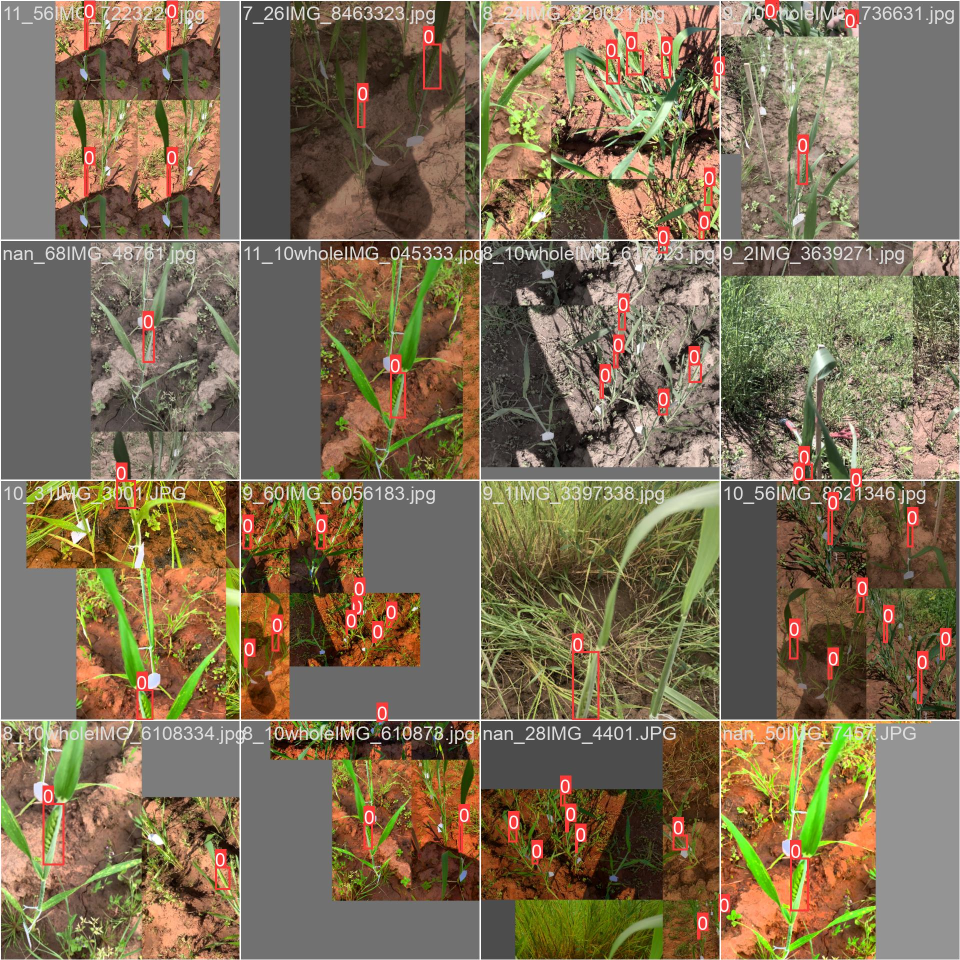
#> input picture detection_weight/train_batch0.jpg, 1920 x 1920 px (shown at 1/2 size); its folder holds only this picture in this run
$ python -i gmc.py   (imports and definitions only)
#> lines starting #> are read from the running program, lines starting #| are printed output that depends on the picture
### ultralytics_YX/utils/__init__.py
# Ultralytics YOLO 🚀, AGPL-3.0 license

import contextlib
import inspect
import logging.config
import os
import platform
import re
import subprocess
import sys
import threading
import time
import urllib
import uuid
from pathlib import Path
from types import SimpleNamespace
from typing import Union

import cv2
import matplotlib.pyplot as plt
import numpy as np
import torch
import yaml
from tqdm import tqdm as tqdm_original

from ultralytics_YX import __version__

# PyTorch Multi-GPU DDP Constants
RANK = int(os.getenv("RANK", -1))
LOCAL_RANK = int(os.getenv("LOCAL_RANK", -1))  # https://pytorch.org/docs/stable/elastic/run.html

# Other Constants
FILE = Path(__file__).resolve()
ROOT = FILE.parents[1]  # YOLO
ASSETS = ROOT / "assets"  # default images
DEFAULT_CFG_PATH = ROOT / "cfg/default.yaml"
NUM_THREADS = min(8, max(1, os.cpu_count() - 1))  # number of YOLOv5 multiprocessing threads
AUTOINSTALL = str(os.getenv("YOLO_AUTOINSTALL", True)).lower() == "true"  # global auto-install mode
VERBOSE = str(os.getenv("YOLO_VERBOSE", True)).lower() == "true"  # global verbose mode
TQDM_BAR_FORMAT = "{l_bar}{bar:10}{r_bar}" if VERBOSE else None  # tqdm bar format
LOGGING_NAME = "ultralytics_YX"
MACOS, LINUX, WINDOWS = (platform.system() == x for x in ["Darwin", "Linux", "Windows"])  # environment booleans
ARM64 = platform.machine() in ("arm64", "aarch64")  # ARM64 booleans
HELP_MSG = """
    Usage examples for running YOLOv8:

    1. Install the ultralytics_YX package:

        pip install ultralytics_YX

    2. Use the Python SDK:

        from ultralytics_YX import YOLO

        # Load a model
        model = YOLO('yolov8n.yaml')  # build a new model from scratch
        model = YOLO("yolov8n.pt")  # load a pretrained model (recommended for training)

        # Use the model
        results = model.train(data="coco128.yaml", epochs=3)  # train the model
        results = model.val()  # evaluate model performance on the validation set
        results = model('https://ultralytics.com/images/bus.jpg')  # predict on an image
        success = model.export(format='onnx')  # export the model to ONNX format

    3. Use the command line interface (CLI):

        YOLOv8 'yolo' CLI commands use the following syntax:

            yolo TASK MODE ARGS

            Where   TASK (optional) is one of [detect, segment, classify]
                    MODE (required) is one of [train, val, predict, export]
                    ARGS (optional) are any number of custom 'arg=value' pairs like 'imgsz=320' that override defaults.
                        See all ARGS at https://docs.ultralytics.com/usage/cfg or with 'yolo cfg'

        - Train a detection model for 10 epochs with an initial learning_rate of 0.01
            yolo detect train data=coco128.yaml model=yolov8n.pt epochs=10 lr0=0.01

        - Predict a YouTube video using a pretrained segmentation model at image size 320:
            yolo segment predict model=yolov8n-seg.pt source='https://youtu.be/LNwODJXcvt4' imgsz=320

        - Val a pretrained detection model at batch-size 1 and image size 640:
            yolo detect val model=yolov8n.pt data=coco128.yaml batch=1 imgsz=640

        - Export a YOLOv8n classification model to ONNX format at image size 224 by 128 (no TASK required)
            yolo export model=yolov8n-cls.pt format=onnx imgsz=224,128

        - Run special commands:
            yolo help
            yolo checks
            yolo version
            yolo settings
            yolo copy-cfg
            yolo cfg

    Docs: https://docs.ultralytics.com
    Community: https://community.ultralytics.com
    GitHub: https://github.com/ultralytics/ultralytics
    """

# Settings
torch.set_printoptions(linewidth=320, precision=4, profile="default")
#> (this line was passed over: torch is not available in this run)
np.set_printoptions(linewidth=320, formatter={"float_kind": "{:11.5g}".format})  # format short g, %precision=5
cv2.setNumThreads(0)  # prevent OpenCV from multithreading (incompatible with PyTorch DataLoader)
os.environ["NUMEXPR_MAX_THREADS"] = str(NUM_THREADS)  # NumExpr max threads
os.environ["CUBLAS_WORKSPACE_CONFIG"] = ":4096:8"  # for deterministic training
os.environ["TF_CPP_MIN_LOG_LEVEL"] = "2"  # suppress verbose TF compiler warnings in Colab


class TQDM(tqdm_original):
    """
    Custom Ultralytics tqdm class with different default arguments.

    Args:
        *args (list): Positional arguments passed to original tqdm.
        **kwargs (any): Keyword arguments, with custom defaults applied.
    """

    # [9 lines left out: function __init__, not called in this run]


class SimpleClass:
    """Ultralytics SimpleClass is a base class providing helpful string representation, error reporting, and attribute
    access methods for easier debugging and usage.
    """

    # [13 lines left out: function __str__, not called in this run]

    def __repr__(self):
        """Return a machine-readable string representation of the object."""
        return self.__str__()

    # [4 lines left out: function __getattr__, not called in this run]


class IterableSimpleNamespace(SimpleNamespace):
    """Ultralytics IterableSimpleNamespace is an extension class of SimpleNamespace that adds iterable functionality and
    enables usage with dict() and for loops.
    """

    def __iter__(self):
        """Return an iterator of key-value pairs from the namespace's attributes."""
        return iter(vars(self).items())

    def __str__(self):
        """Return a human-readable string representation of the object."""
        return "\n".join(f"{k}={v}" for k, v in vars(self).items())

    # [11 lines left out: function __getattr__, not called in this run]

    def get(self, key, default=None):
        """Return the value of the specified key if it exists; otherwise, return the default value."""
        return getattr(self, key, default)


# [41 lines left out: function plt_settings, not called in this run]


def set_logging(name=LOGGING_NAME, verbose=True):
    """Sets up logging for the given name with UTF-8 encoding support."""
    level = logging.INFO if verbose and RANK in {-1, 0} else logging.ERROR  # rank in world for Multi-GPU trainings

    # Configure the console (stdout) encoding to UTF-8
    formatter = logging.Formatter("%(message)s")  # Default formatter
    if WINDOWS and sys.stdout.encoding != "utf-8":
        try:
            if hasattr(sys.stdout, "reconfigure"):
                sys.stdout.reconfigure(encoding="utf-8")
            elif hasattr(sys.stdout, "buffer"):
                import io

                sys.stdout = io.TextIOWrapper(sys.stdout.buffer, encoding="utf-8")
            else:
                sys.stdout.encoding = "utf-8"
        except Exception as e:
            print(f"Creating custom formatter for non UTF-8 environments due to {e}")

            class CustomFormatter(logging.Formatter):
                def format(self, record):
                    """Sets up logging with UTF-8 encoding and configurable verbosity."""
                    return emojis(super().format(record))

            formatter = CustomFormatter("%(message)s")  # Use CustomFormatter to eliminate UTF-8 output as last recourse

    # Create and configure the StreamHandler
    stream_handler = logging.StreamHandler(sys.stdout)
    stream_handler.setFormatter(formatter)
    stream_handler.setLevel(level)

    logger = logging.getLogger(name)
    logger.setLevel(level)
    logger.addHandler(stream_handler)
    logger.propagate = False
    return logger


# Set logger
LOGGER = set_logging(LOGGING_NAME, verbose=VERBOSE)  # define globally (used in train.py, val.py, predict.py, etc.)
for logger in "sentry_sdk", "urllib3.connectionpool":
    logging.getLogger(logger).setLevel(logging.CRITICAL + 1)


def emojis(string=""):
    """Return platform-dependent emoji-safe version of string."""
    return string.encode().decode("ascii", "ignore") if WINDOWS else string


class ThreadingLocked:
    """
    A decorator class for ensuring thread-safe execution of a function or method. This class can be used as a decorator
    to make sure that if the decorated function is called from multiple threads, only one thread at a time will be able
    to execute the function.

    Attributes:
        lock (threading.Lock): A lock object used to manage access to the decorated function.

    Example:
        ```python
        from ultralytics_YX.utils import ThreadingLocked

        @ThreadingLocked()
        def my_function():
            # Your code here
            pass
        ```
    """

    def __init__(self):
        """Initializes the decorator class for thread-safe execution of a function or method."""
        self.lock = threading.Lock()

    # [43 lines left out: functions __call__, yaml_save, not called in this run]


def yaml_load(file="data.yaml", append_filename=False):
    """
    Load YAML data from a file.

    Args:
        file (str, optional): File name. Default is 'data.yaml'.
        append_filename (bool): Add the YAML filename to the YAML dictionary. Default is False.

    Returns:
        (dict): YAML data and file name.
    """
#> further down, picture is the input picture: shape (1920, 1920, 3); mean B, G, R 84.6, 110.5, 126.3
    assert Path(file).suffix in (".yaml", ".yml"), f"Attempting to load non-YAML file {file} with yaml_load()"
    with open(file, errors="ignore", encoding="utf-8") as f:
        s = f.read()  # string

        # Remove special characters
        if not s.isprintable():
            s = re.sub(r"[^\x09\x0A\x0D\x20-\x7E\x85\xA0-\uD7FF\uE000-\uFFFD\U00010000-\U0010ffff]+", "", s)

        # Add YAML filename to dict and return
        data = yaml.safe_load(s) or {}  # always return a dict (yaml.safe_load() may return None for empty files)
        if append_filename:
            data["yaml_file"] = str(file)
        return data


# [13 lines left out: function yaml_print, not called in this run]


# Default configuration
DEFAULT_CFG_DICT = yaml_load(DEFAULT_CFG_PATH)
for k, v in DEFAULT_CFG_DICT.items():
    if isinstance(v, str) and v.lower() == "none":
        DEFAULT_CFG_DICT[k] = None
DEFAULT_CFG_KEYS = DEFAULT_CFG_DICT.keys()
DEFAULT_CFG = IterableSimpleNamespace(**DEFAULT_CFG_DICT)


# [81 lines left out: functions is_ubuntu, is_colab, is_kaggle, is_jupyter, is_docker, is_online, not called in this run]


ONLINE = is_online()


# [160 lines left out: functions is_pip_package, is_dir_writeable, is_pytest_running, is_github_action_running, is_git_dir, get_git_dir and 5 more, not called in this run]


USER_CONFIG_DIR = Path(os.getenv("YOLO_CONFIG_DIR") or get_user_config_dir())  # Ultralytics settings dir
SETTINGS_YAML = USER_CONFIG_DIR / "settings.yaml"


# [69 lines left out: functions colorstr, remove_colorstr, not called in this run]


class TryExcept(contextlib.ContextDecorator):
    """
    Ultralytics TryExcept class. Use as @TryExcept() decorator or 'with TryExcept():' context manager.

    Examples:
        As a decorator:
        >>> @TryExcept(msg="Error occurred in func", verbose=True)
        >>> def func():
        >>>    # Function logic here
        >>>     pass

        As a context manager:
        >>> with TryExcept(msg="Error occurred in block", verbose=True):
        >>>     # Code block here
        >>>     pass
    """

    # [4 lines left out: function __init__, not called in this run]

    def __enter__(self):
        """Executes when entering TryExcept context, initializes instance."""
        pass

    # [5 lines left out: function __exit__, not called in this run]


class Retry(contextlib.ContextDecorator):
    """
    Retry class for function execution with exponential backoff.

    Can be used as a decorator or a context manager to retry a function or block of code on exceptions, up to a
    specified number of times with an exponentially increasing delay between retries.

    Examples:
        Example usage as a decorator:
        >>> @Retry(times=3, delay=2)
        >>> def test_func():
        >>>     # Replace with function logic that may raise exceptions
        >>>     return True

        Example usage as a context manager:
        >>> with Retry(times=3, delay=2):
        >>>     # Replace with code block that may raise exceptions
        >>>     pass
    """

    # [23 lines left out: functions __init__, __call__, not called in this run]

    def __enter__(self):
        """Enter the runtime context related to this object."""
        self._attempts = 0

    # [100 lines left out: functions __exit__, threaded, set_sentry, not called in this run]


class SettingsManager(dict):
    """
    Manages Ultralytics settings stored in a YAML file.

    Args:
        file (str | Path): Path to the Ultralytics settings YAML file. Default is USER_CONFIG_DIR / 'settings.yaml'.
        version (str): Settings version. In case of local version mismatch, new default settings will be saved.
    """

    # [64 lines left out: function __init__, not called in this run]

    def load(self):
        """Loads settings from the YAML file."""
        super().update(yaml_load(self.file))

    def save(self):
        """Saves the current settings to the YAML file."""
        yaml_save(self.file, dict(self))

    # [26 lines left out: functions update, reset, deprecation_warn, clean_url, not called in this run]


def url2file(url):
    """Convert URL to filename, i.e. https://url.com/file.txt?auth -> file.txt."""
    return Path(clean_url(url)).name


# Run below code on utils init ------------------------------------------------------------------------------------

# Check first-install steps
PREFIX = colorstr("Ultralytics: ")
SETTINGS = SettingsManager()  # initialize settings
DATASETS_DIR = Path(SETTINGS["datasets_dir"])  # global datasets directory
WEIGHTS_DIR = Path(SETTINGS["weights_dir"])  # global weights directory
RUNS_DIR = Path(SETTINGS["runs_dir"])  # global runs directory
ENVIRONMENT = (
    "Colab"
    if is_colab()
    else "Kaggle"
    if is_kaggle()
    else "Jupyter"
    if is_jupyter()
    else "Docker"
    if is_docker()
    else platform.system()
)
TESTS_RUNNING = is_pytest_running() or is_github_action_running()
set_sentry()

# Apply monkey patches
from .patches import imread, imshow, imwrite, torch_save

torch.save = torch_save
if WINDOWS:
    # Apply cv2 patches for non-ASCII and non-UTF characters in image paths
    cv2.imread, cv2.imwrite, cv2.imshow = imread, imwrite, imshow

### ultralytics_YX/trackers/utils/gmc.py
# Ultralytics YOLO 🚀, AGPL-3.0 license

import copy

import cv2
import numpy as np

from ultralytics_YX.utils import LOGGER


class GMC:
    """
    Generalized Motion Compensation (GMC) class for tracking and object detection in video frames.

    This class provides methods for tracking and detecting objects based on several tracking algorithms including ORB,
    SIFT, ECC, and Sparse Optical Flow. It also supports downscaling of frames for computational efficiency.

    Attributes:
        method (str): The method used for tracking. Options include 'orb', 'sift', 'ecc', 'sparseOptFlow', 'none'.
        downscale (int): Factor by which to downscale the frames for processing.
        prevFrame (np.ndarray): Stores the previous frame for tracking.
        prevKeyPoints (list): Stores the keypoints from the previous frame.
        prevDescriptors (np.ndarray): Stores the descriptors from the previous frame.
        initializedFirstFrame (bool): Flag to indicate if the first frame has been processed.

    Methods:
        __init__(self, method='sparseOptFlow', downscale=2): Initializes a GMC object with the specified method
                                                              and downscale factor.
        apply(self, raw_frame, detections=None): Applies the chosen method to a raw frame and optionally uses
                                                 provided detections.
        applyEcc(self, raw_frame, detections=None): Applies the ECC algorithm to a raw frame.
        applyFeatures(self, raw_frame, detections=None): Applies feature-based methods like ORB or SIFT to a raw frame.
        applySparseOptFlow(self, raw_frame, detections=None): Applies the Sparse Optical Flow method to a raw frame.
    """

    def __init__(self, method: str = "sparseOptFlow", downscale: int = 2) -> None:
        """
        Initialize a video tracker with specified parameters.

        Args:
            method (str): The method used for tracking. Options include 'orb', 'sift', 'ecc', 'sparseOptFlow', 'none'.
            downscale (int): Downscale factor for processing frames.
        """
        super().__init__()

        self.method = method
        self.downscale = max(1, int(downscale))

        if self.method == "orb":
            self.detector = cv2.FastFeatureDetector_create(20)
            self.extractor = cv2.ORB_create()
            self.matcher = cv2.BFMatcher(cv2.NORM_HAMMING)

        elif self.method == "sift":
            self.detector = cv2.SIFT_create(nOctaveLayers=3, contrastThreshold=0.02, edgeThreshold=20)
            self.extractor = cv2.SIFT_create(nOctaveLayers=3, contrastThreshold=0.02, edgeThreshold=20)
            self.matcher = cv2.BFMatcher(cv2.NORM_L2)

        elif self.method == "ecc":
            number_of_iterations = 5000
            termination_eps = 1e-6
            self.warp_mode = cv2.MOTION_EUCLIDEAN
            self.criteria = (cv2.TERM_CRITERIA_EPS | cv2.TERM_CRITERIA_COUNT, number_of_iterations, termination_eps)

        elif self.method == "sparseOptFlow":
            self.feature_params = dict(
                maxCorners=1000, qualityLevel=0.01, minDistance=1, blockSize=3, useHarrisDetector=False, k=0.04
            )

        elif self.method in {"none", "None", None}:
            self.method = None
        else:
            raise ValueError(f"Error: Unknown GMC method:{method}")

        self.prevFrame = None
        self.prevKeyPoints = None
        self.prevDescriptors = None
        self.initializedFirstFrame = False

    def apply(self, raw_frame: np.array, detections: list = None) -> np.array:
        """
        Apply object detection on a raw frame using specified method.

        Args:
            raw_frame (np.ndarray): The raw frame to be processed.
            detections (list): List of detections to be used in the processing.

        Returns:
            (np.ndarray): Processed frame.

        Examples:
            >>> gmc = GMC()
            >>> gmc.apply(np.array([[1, 2, 3], [4, 5, 6]]))
            array([[1, 2, 3],
                   [4, 5, 6]])
        """
        if self.method in ["orb", "sift"]:
            return self.applyFeatures(raw_frame, detections)
        elif self.method == "ecc":
            return self.applyEcc(raw_frame)
        elif self.method == "sparseOptFlow":
            return self.applySparseOptFlow(raw_frame)
        else:
            return np.eye(2, 3)

    # [187 lines left out: functions applyEcc, applyFeatures, not called in this run]

    def applySparseOptFlow(self, raw_frame: np.array) -> np.array:
        """
        Apply Sparse Optical Flow method to a raw frame.

        Args:
            raw_frame (np.ndarray): The raw frame to be processed.

        Returns:
            (np.ndarray): Processed frame.

        Examples:
            >>> gmc = GMC()
            >>> gmc.applySparseOptFlow(np.array([[1, 2, 3], [4, 5, 6]]))
            array([[1, 2, 3],
                   [4, 5, 6]])
        """
        height, width, _ = raw_frame.shape
        frame = cv2.cvtColor(raw_frame, cv2.COLOR_BGR2GRAY)
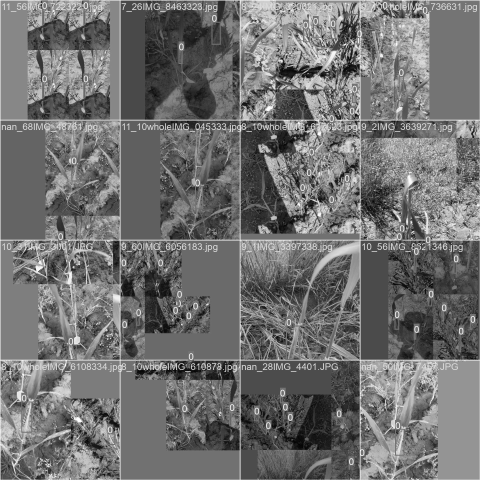
#> frame: shape (1920, 1920) (shown at 1/4 size); min 0, max 255, mean 112.3
        H = np.eye(2, 3)

        # Downscale image
        if self.downscale > 1.0:
            frame = cv2.resize(frame, (width // self.downscale, height // self.downscale))
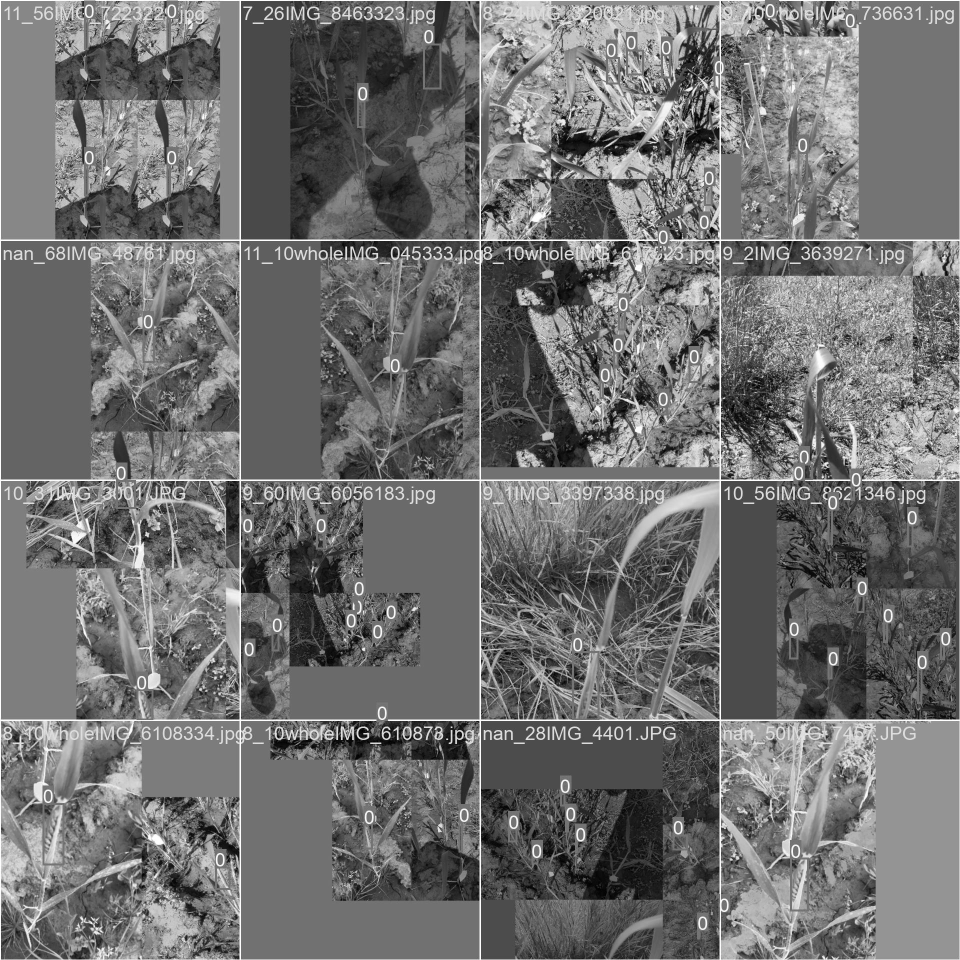
#> frame: shape (960, 960); min 1, max 255, mean 112.4

        # Find the keypoints
        keypoints = cv2.goodFeaturesToTrack(frame, mask=None, **self.feature_params)
#> keypoints = 1000 rows, first 8: [718, 242], [347, 739], [366, 735], [482, 242], [337, 739], [478, 2], [639, 242], [351, 247]

        # Handle first frame
        if not self.initializedFirstFrame:
            self.prevFrame = frame.copy()
            self.prevKeyPoints = copy.copy(keypoints)
#> self.prevKeyPoints has the same summary as keypoints
            self.initializedFirstFrame = True
            return H

        # Find correspondences
        matchedKeypoints, status, _ = cv2.calcOpticalFlowPyrLK(self.prevFrame, frame, self.prevKeyPoints, None)

        # Leave good correspondences only
        prevPoints = []
        currPoints = []

        for i in range(len(status)):
            if status[i]:
                prevPoints.append(self.prevKeyPoints[i])
                currPoints.append(matchedKeypoints[i])

        prevPoints = np.array(prevPoints)
        currPoints = np.array(currPoints)

        # Find rigid matrix
        if (prevPoints.shape[0] > 4) and (prevPoints.shape[0] == prevPoints.shape[0]):
            H, _ = cv2.estimateAffinePartial2D(prevPoints, currPoints, cv2.RANSAC)

            if self.downscale > 1.0:
                H[0, 2] *= self.downscale
                H[1, 2] *= self.downscale
        else:
            LOGGER.warning("WARNING: not enough matching points")

        self.prevFrame = frame.copy()
        self.prevKeyPoints = copy.copy(keypoints)

        return H

    # [6 lines left out: function reset_params, not called in this run]

>>> import cv2
>>> picture = cv2.imread('../../../detection_weight/train_batch0.jpg')
>>> result = GMC().apply(picture)
#> result = [[1, 0, 0], [0, 1, 0]]
